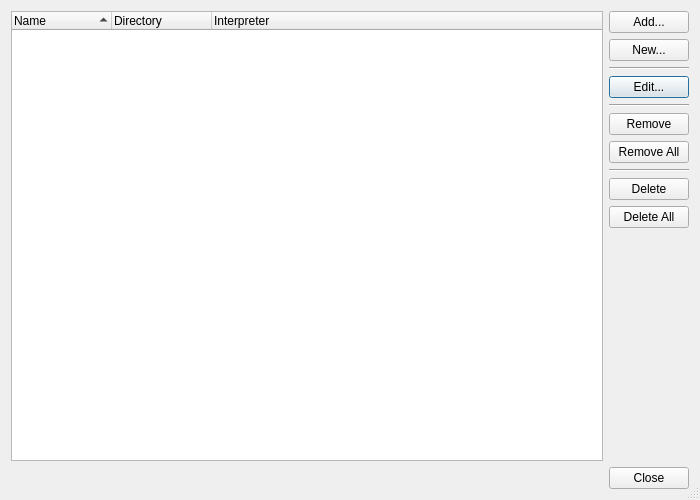
<?xml version="1.0" encoding="UTF-8"?>
<ui version="4.0">
 <class>VirtualenvManagerDialog</class>
 <widget class="QDialog" name="VirtualenvManagerDialog">
  <property name="geometry">
   <rect>
    <x>0</x>
    <y>0</y>
    <width>700</width>
    <height>500</height>
   </rect>
  </property>
  <property name="windowTitle">
   <string>Manage Virtual Environments</string>
  </property>
  <property name="sizeGripEnabled">
   <bool>true</bool>
  </property>
  <layout class="QGridLayout" name="gridLayout">
   <item row="0" column="0">
    <widget class="QTreeWidget" name="venvList">
     <property name="alternatingRowColors">
      <bool>true</bool>
     </property>
     <property name="selectionMode">
      <enum>QAbstractItemView::ExtendedSelection</enum>
     </property>
     <property name="rootIsDecorated">
      <bool>false</bool>
     </property>
     <property name="itemsExpandable">
      <bool>false</bool>
     </property>
     <property name="sortingEnabled">
      <bool>true</bool>
     </property>
     <property name="allColumnsShowFocus">
      <bool>true</bool>
     </property>
     <column>
      <property name="text">
       <string>Name</string>
      </property>
     </column>
     <column>
      <property name="text">
       <string>Directory</string>
      </property>
     </column>
     <column>
      <property name="text">
       <string>Interpreter</string>
      </property>
     </column>
    </widget>
   </item>
   <item row="0" column="1">
    <layout class="QVBoxLayout" name="verticalLayout">
     <item>
      <widget class="QPushButton" name="addButton">
       <property name="toolTip">
        <string>Press to add an existing virtual environment</string>
       </property>
       <property name="text">
        <string>Add...</string>
       </property>
       <property name="autoDefault">
        <bool>false</bool>
       </property>
      </widget>
     </item>
     <item>
      <widget class="QPushButton" name="newButton">
       <property name="toolTip">
        <string>Press to create a new virtual environment</string>
       </property>
       <property name="text">
        <string>New...</string>
       </property>
       <property name="autoDefault">
        <bool>false</bool>
       </property>
      </widget>
     </item>
     <item>
      <widget class="Line" name="line_6">
       <property name="orientation">
        <enum>Qt::Horizontal</enum>
       </property>
      </widget>
     </item>
     <item>
      <widget class="QPushButton" name="editButton">
       <property name="toolTip">
        <string>Press to edit the selected virtual environment</string>
       </property>
       <property name="text">
        <string>Edit...</string>
       </property>
      </widget>
     </item>
     <item>
      <widget class="Line" name="line_3">
       <property name="orientation">
        <enum>Qt::Horizontal</enum>
       </property>
      </widget>
     </item>
     <item>
      <widget class="QPushButton" name="removeButton">
       <property name="toolTip">
        <string>Press to remove the selected virtual environments</string>
       </property>
       <property name="text">
        <string>Remove</string>
       </property>
       <property name="autoDefault">
        <bool>false</bool>
       </property>
      </widget>
     </item>
     <item>
      <widget class="QPushButton" name="removeAllButton">
       <property name="toolTip">
        <string>Press to remove all virtual environments</string>
       </property>
       <property name="text">
        <string>Remove All</string>
       </property>
       <property name="autoDefault">
        <bool>false</bool>
       </property>
      </widget>
     </item>
     <item>
      <widget class="Line" name="line_4">
       <property name="orientation">
        <enum>Qt::Horizontal</enum>
       </property>
      </widget>
     </item>
     <item>
      <widget class="QPushButton" name="deleteButton">
       <property name="toolTip">
        <string>Press to remove the selected virtual environments and delete them</string>
       </property>
       <property name="text">
        <string>Delete</string>
       </property>
       <property name="autoDefault">
        <bool>false</bool>
       </property>
      </widget>
     </item>
     <item>
      <widget class="QPushButton" name="deleteAllButton">
       <property name="toolTip">
        <string>Press to remove all virtual environments and delete them</string>
       </property>
       <property name="text">
        <string>Delete All</string>
       </property>
       <property name="autoDefault">
        <bool>false</bool>
       </property>
      </widget>
     </item>
     <item>
      <spacer name="verticalSpacer_3">
       <property name="orientation">
        <enum>Qt::Vertical</enum>
       </property>
       <property name="sizeHint" stdset="0">
        <size>
         <width>20</width>
         <height>228</height>
        </size>
       </property>
      </spacer>
     </item>
    </layout>
   </item>
   <item row="1" column="0" colspan="2">
    <widget class="QDialogButtonBox" name="buttonBox">
     <property name="orientation">
      <enum>Qt::Horizontal</enum>
     </property>
     <property name="standardButtons">
      <set>QDialogButtonBox::Close</set>
     </property>
    </widget>
   </item>
  </layout>
 </widget>
 <tabstops>
  <tabstop>venvList</tabstop>
  <tabstop>addButton</tabstop>
  <tabstop>newButton</tabstop>
  <tabstop>editButton</tabstop>
  <tabstop>removeButton</tabstop>
  <tabstop>removeAllButton</tabstop>
  <tabstop>deleteButton</tabstop>
  <tabstop>deleteAllButton</tabstop>
 </tabstops>
 <resources/>
 <connections>
  <connection>
   <sender>buttonBox</sender>
   <signal>accepted()</signal>
   <receiver>VirtualenvManagerDialog</receiver>
   <slot>accept()</slot>
   <hints>
    <hint type="sourcelabel">
     <x>248</x>
     <y>254</y>
    </hint>
    <hint type="destinationlabel">
     <x>157</x>
     <y>274</y>
    </hint>
   </hints>
  </connection>
  <connection>
   <sender>buttonBox</sender>
   <signal>rejected()</signal>
   <receiver>VirtualenvManagerDialog</receiver>
   <slot>reject()</slot>
   <hints>
    <hint type="sourcelabel">
     <x>316</x>
     <y>260</y>
    </hint>
    <hint type="destinationlabel">
     <x>286</x>
     <y>274</y>
    </hint>
   </hints>
  </connection>
 </connections>
</ui>
